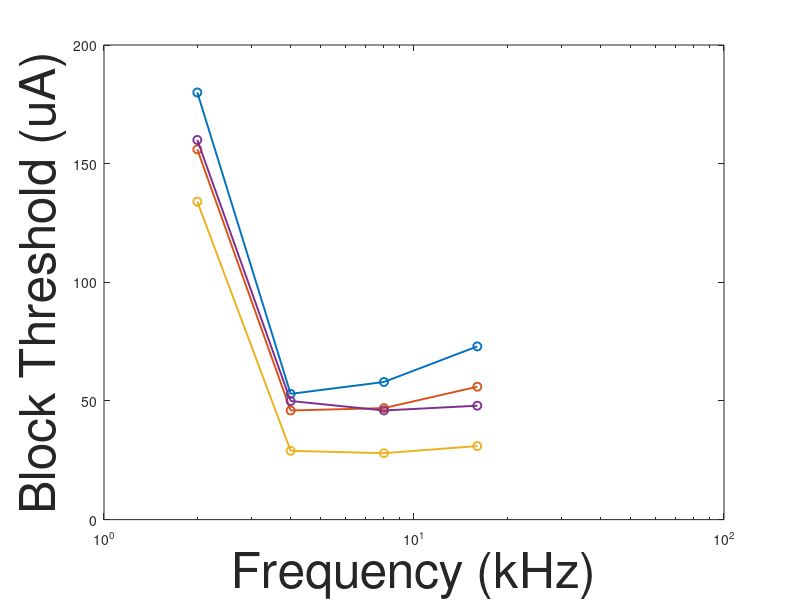

MATLAB code to generate this figure: (Note: this script raises an error after producing the figure.)
% Generate most figures for project paper

clearvars
close all
axisFontSize = 36;
tickLabelFontSize = 26;
lgdFontSize = 20;
%% Generate AC Stim Plot (Myelinated)
threshArray = [ 180 053 058 073 ;   % 2 uM diameter
                156 046 047 056 ;   % 4 uM diameter
                134 029 028 031 ;   % 8 uM diameter
                160 050 046 048 ];  % 16 uM diameter    
            
freq        = [ 2 4 8 16 ];         % AC stim frequency kHz

figure(1)
semilogx(freq, threshArray','-o','LineWidth',1.4)
xlabel('Frequency (kHz)','FontSize',axisFontSize)
ylabel('Block Threshold (uA)','FontSize',axisFontSize)
axizer = gca;
axizer.FontSize = tickLabelFontSize;
axizer.YGrid = 'on';
leg = legend('2 (\mum)', '4 (\mum)', '8 (\mum)', '16 (\mum)');
title(leg,'Axon Diameter')
leg.FontSize = lgdFontSize;

%% Generate AC Stim Plot (Unmyelinated)
threshArray = [ 8.3 15.4 27.4 51.2; 
                4.6  8.2 14.9 28.5];
            
freq        = [ 2 4 8 16 ];         % AC stim frequency kHz

figure(2)
semilogx(freq, threshArray','-o','LineWidth',1.4)
xlabel('Frequency (kHz)','FontSize',axisFontSize)
ylabel('Block Threshold (mA)','FontSize',axisFontSize)
axizer = gca;
axizer.FontSize = tickLabelFontSize;
axizer.YGrid = 'on';
leg = legend('1 (\mum)', '2 (\mum)');
title(leg,'Axon Diameter')
leg.FontSize = lgdFontSize;

%% Generate DC Stim Plot

unMyThresh = [1350 1340];
unMyDiam   = [1.00 2.00];

myThresh   = [079 080 073 087];
myDiam     = [2.00 4.00 8.00 16.0];

figure(3)
loglog(unMyDiam, unMyThresh, '-o','LineWidth',1.4)
hold on
loglog(myDiam, myThresh,'-o','LineWidth',1.4)
xlabel('Axon Diameter (\mum)','FontSize',axisFontSize)
ylabel('Block Threshold (uA)','FontSize',axisFontSize)

xticks = get(gca,'XTick');
axizer = gca;
axizer.FontSize = tickLabelFontSize;
axizer.YGrid = 'on';
axizer.XTickLabel = xticks;
ylim([30 3000])
xlim([0 20])

leg = legend('Unmyelinated', 'Myelinated');
leg.FontSize = lgdFontSize;